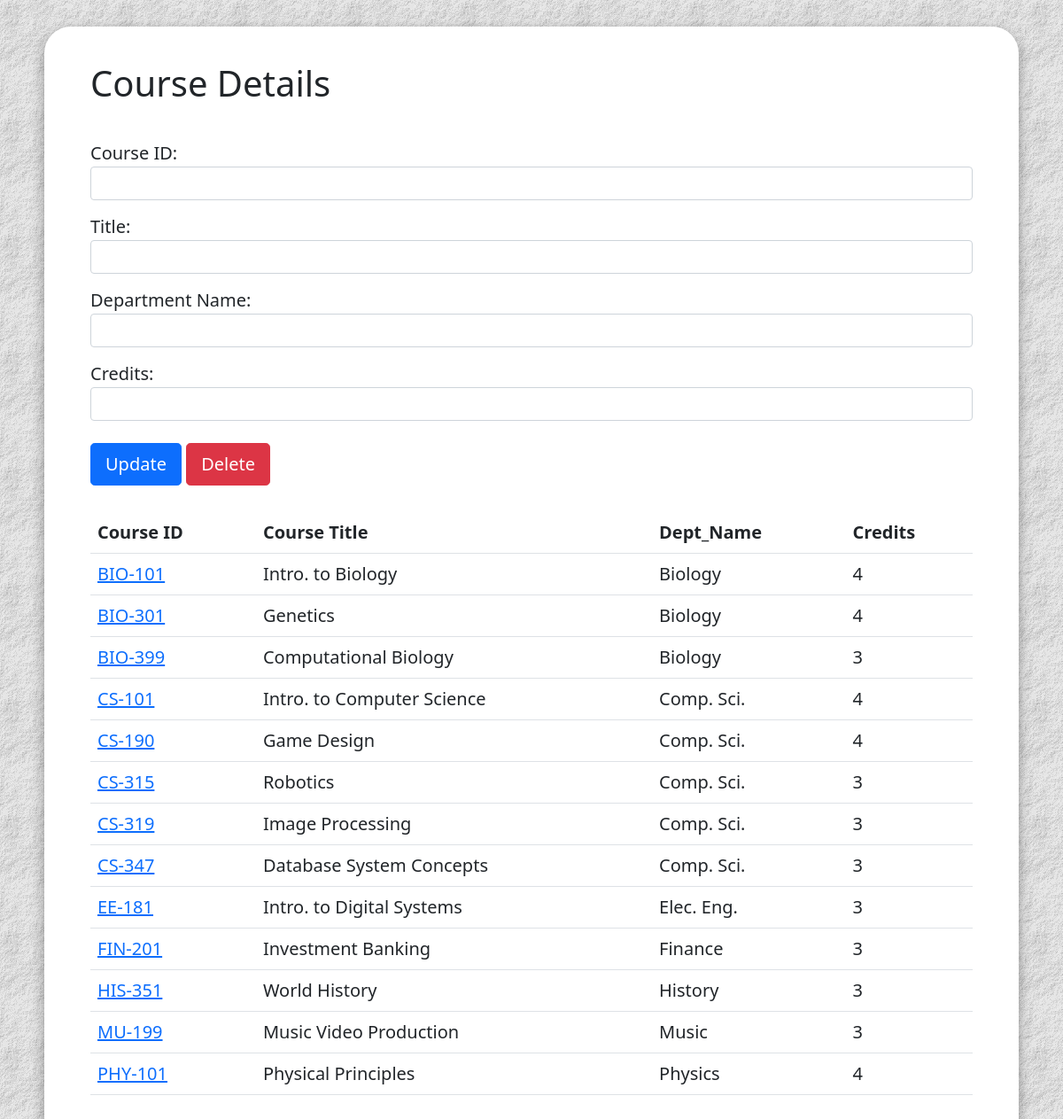
The app's page /lab9/lab9/2/index.php with its own data.
### tables this page shows
CREATE TABLE `course`
(
    `course_id` varchar(7)   NOT NULL,
    `title`     varchar(255) NOT NULL,
    `dept_name` varchar(255) NOT NULL,
    `credits`   int(11) NOT NULL
);

### lab9/lab9/2/index.php (the view, shortened to what this page needs)
<!DOCTYPE html>
<html lang="en">
<head>
    <link href="https://cdn.jsdelivr.net/npm/bootstrap@5.0.2/dist/css/bootstrap.min.css" rel="stylesheet"
>
</head>
<body>
<div class="body-container">
    <div class="container">
        <div>
            <h1>Course Details</h1>
            <div <?php
            echo 'class="' . $class . '"' ?> role="alert" style="padding: 10px; margin: 10px;">
            </div>
            <form method="post">
                <div class="form-group" style="padding-bottom: 15px">
                    <label>Course ID:</label>
                    <input type="text" name="courseID" class="form-control"
                           value="<?php
                           if (isset($_GET['selectedID'])) {
                               echo $_GET['selectedID'];
                           } ?>">
                </div>
                <div class="form-group" style="padding-bottom: 15px">
                    <label>Title:</label>
                    <input type="text" name="title" class="form-control" value="<?php
                    if (isset($_GET['title'])) {
                        echo $_GET['title'];
                    } ?>">
                </div>
                <div class="form-group" style="padding-bottom: 15px">
                    <label>Department Name:</label>
                    <input type="text" name="departmentName" class="form-control"
                           value="<?php
                           if (isset($_GET['dept_name'])) {
                               echo $_GET['dept_name'];
                           } ?>">
                </div>
                <div class="form-group" style="padding-bottom: 25px">
                    <label>Credits:</label>
                    <input type="number" name="credits" class="form-control" value="<?php
                    if (isset($_GET['credits'])) {
                        echo $_GET['credits'];
                    } ?>">
                </div>
                <button type="submit" name="submit" value="Update" class="btn btn-primary btn-lg">Update</button>
                <button type="submit" name="submit" value="Delete" class="btn btn-danger btn-lg">Delete</button>
            </form>
        </div>
        <br>
        <div>
            <table class="table">
                <tr>
                    <th>Course ID</th>
                    <th>Course Title</th>
                    <th>Dept_Name</th>
                    <th>Credits</th>
                </tr>
                <?php
                $sql = "SELECT course_id, title, dept_name, credits
                    FROM course";
                $result = mysqli_query($conn, $sql);
                if (mysqli_num_rows($result) > 0) {
                    while ($row = mysqli_fetch_assoc($result)) {
                        echo "<tr>";
                        echo "<td><a href='index.php?selectedID=" . $row["course_id"] . "&title=" . urlencode($row["title"]) . "&dept_name=" . urlencode($row["dept_name"]) . "&credits=" . $row["credits"] . "'>" . $row["course_id"] . "</a></td>";
                        echo "<td>" . $row["title"] . "</td>";
                        echo "<td>" . $row["dept_name"] . "</td>";
                        echo "<td>" . $row["credits"] . "</td>";
                        echo "</tr>";
                    }
                } else {
                    echo "<tr><td colspan='4'>0 results</td></tr>";
                }
                ?>
            </table>
        </div>
    </div>
</div>
</body>
</html>

### lab9/lab9/2/index.php (style rules this page uses)
.body-container { box-shadow: rgba(0, 0, 0, 0.35) 0px 5px 15px; margin: 30px; padding: 40px; background-color: white; border-radius: 30px; }
body { font-size: 20px; margin: 20px; background-image: url(../stone.gif); }

### records on screen
course: course_id "BIO-101", title "Intro. to Biology", dept_name "Biology", credits "4"
course: course_id "BIO-301", title "Genetics", dept_name "Biology", credits "4"
course: course_id "BIO-399", title "Computational Biology", dept_name "Biology", credits "3"
course: course_id "CS-101", title "Intro. to Computer Science", dept_name "Comp. Sci.", credits "4"
course: course_id "CS-190", title "Game Design", dept_name "Comp. Sci.", credits "4"
course: course_id "CS-315", title "Robotics", dept_name "Comp. Sci.", credits "3"
course: course_id "CS-319", title "Image Processing", dept_name "Comp. Sci.", credits "3"
course: course_id "CS-347", title "Database System Concepts", dept_name "Comp. Sci.", credits "3"
course: course_id "EE-181", title "Intro. to Digital Systems", dept_name "Elec. Eng.", credits "3"
course: course_id "FIN-201", title "Investment Banking", dept_name "Finance", credits "3"
course: course_id "HIS-351", title "World History", dept_name "History", credits "3"
course: course_id "MU-199", title "Music Video Production", dept_name "Music", credits "3"
course: course_id "PHY-101", title "Physical Principles", dept_name "Physics", credits "4"
